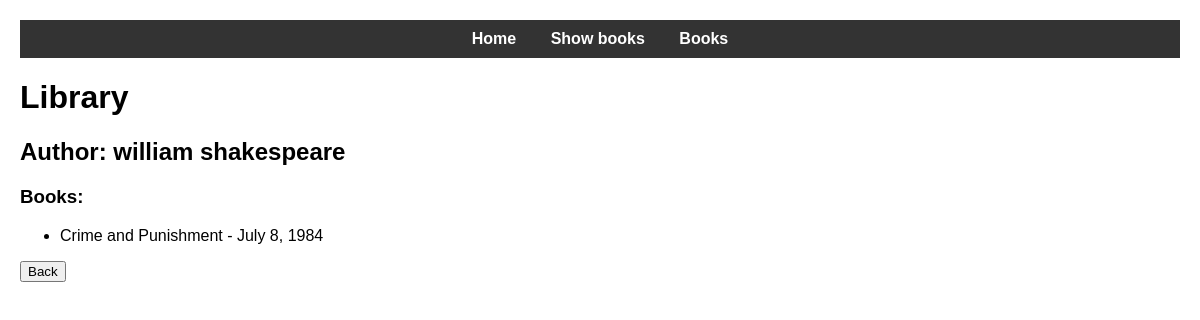
Screenshot of /libray/author/5/ with the database file from the repository.
### libray/models.py (models this page shows, shortened)
class Author(models.Model):
    name = models.CharField(max_length=100)

class Book(models.Model):
    name = models.CharField(max_length=200)
    publish_date = models.DateField()
    rate = models.IntegerField(default=0)
    author = models.ForeignKey(Author, on_delete=models.CASCADE, related_name='books')

### libray/views.py (the view)
# urls.py: path('author/<int:author_id>/', views.author, name='author'),
def author(request, author_id):
    author = get_object_or_404(Author, id=author_id)
    books = author.books.all()
    return render(request, 'pages/author.html', {'author': author, 'books': books})

### templates/pages/author.html
{% extends 'base.html' %}
{% block content %}
<h2>Author: {{ author.name }}</h2>
<h3>Books:</h3>
<ul>
    {% for book in books %}
        <li>{{ book.name }} - {{ book.publish_date }}</li>
    {% empty %}
        <li>No books found.</li>
    {% endfor %}
</ul>
{% endblock %}

### static/css/style.css (style rules this page uses)
body { font-family: Arial, sans-serif; margin: 20px; }

### rows the page displays
Author: name "william shakespeare"
Book: name "Crime and Punishment", publish_date "July 8, 1984"
